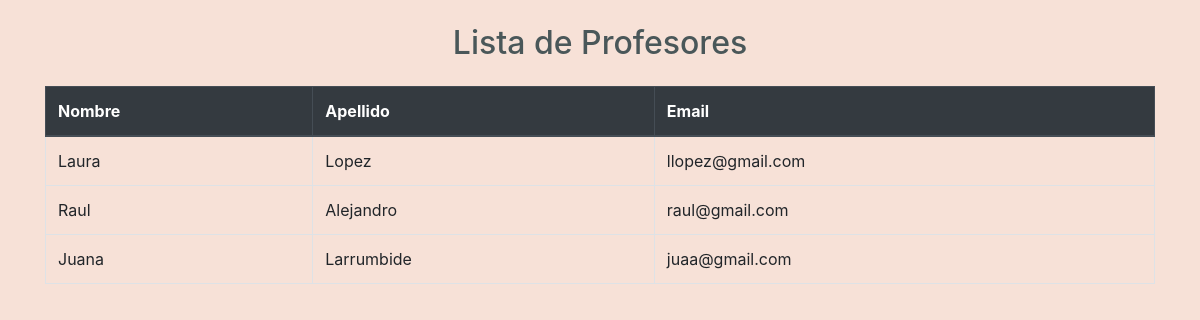
The app's page /profesor/list/, older data.
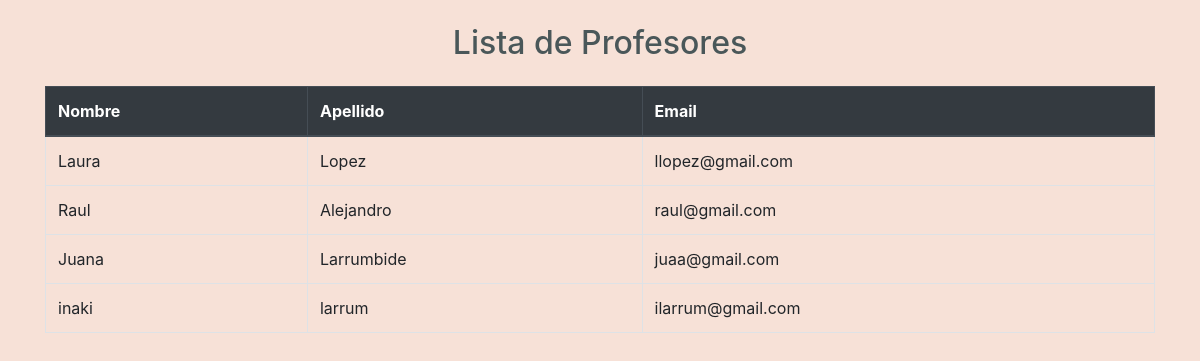
The same page, newer data.
### core/models.py (models this page shows, shortened)
class Profesor(models.Model):
    nombre= models.CharField(max_length=30 )
    apellido= models.CharField(max_length= 50)
    email= models.EmailField()

### core/views.py (the view)
# urls.py: path("profesor/list/", views.profesor_list, name="profesor_list"),
def profesor_list(request):
    consulta = Profesor.objects.all()
    contexto = {"profesores": consulta}
    return render(request, "core/profesor_list.html", contexto)

### core/templates/core/profesor_list.html
{% extends "core/base.html" %}
{% load bootstrap4 %}
{% block contenido %}
    <div class="container mt-4">
        <h2 class="text-center mb-4">Lista de Profesores</h2>
        <table class="table table-bordered table-hover">
            <thead class="thead-dark">
                <tr>
                    <th scope="col">Nombre</th>
                    <th scope="col">Apellido</th>
                    <th scope="col">Email</th>
                </tr>
            </thead>
            <tbody>
                {% for profesor in profesores %}
                    <tr>
                        <td>{{ profesor.nombre }}</td>
                        <td>{{ profesor.apellido }}</td>
                        <td>{{ profesor.email }}</td>
                    </tr>
                {% endfor %}
            </tbody>
        </table>
    </div>
{% endblock contenido %}

Row changes from the older to the newer data that the page shows:
added Profesor: nombre "inaki", apellido "larrum", email "ilarrum@gmail.com"
